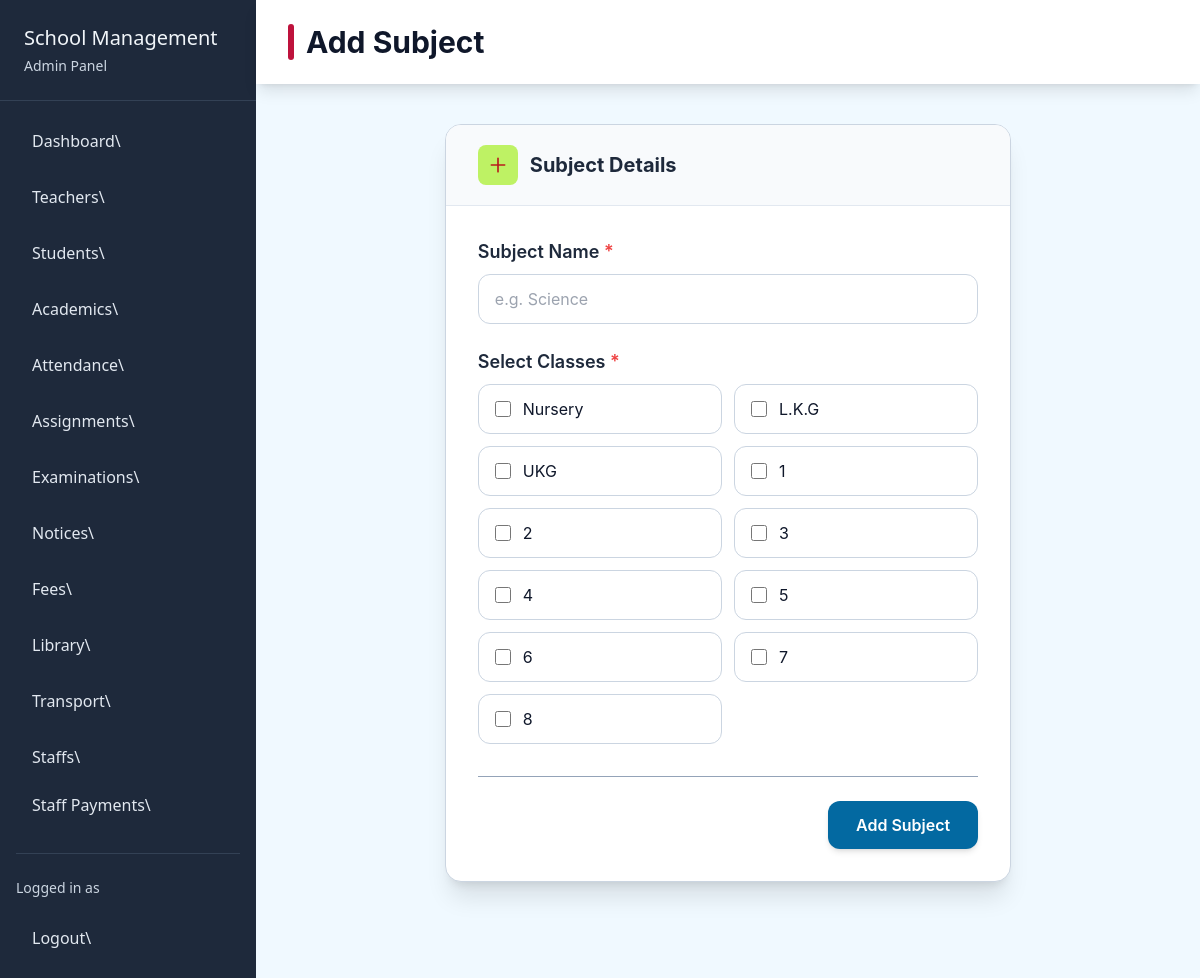
Screenshot of /academics/insert/subject/ with the database file from the repository.
### academics/models.py (models this page shows, shortened)
class SchoolClass(models.Model):
    name = models.CharField(max_length=50)

### academics/views.py (the view)
# urls.py: path('insert/subject/', views.insert_subject, name="insert_subject"),
def insert_subject(req):
    data = {
        "schoolclasses" : SchoolClass.objects.all(),
    }
    if req.method == "POST":
        subject = Subject()
        subject.name = req.POST.get('name')
        subject.save()
        subject.schoolclasses.set(req.POST.getlist('schoolclasses'))
        return redirect(manage_classes)
    return render(req, "academics/insert_subject.html", data)

### academics/templates/academics/insert_subject.html (shortened to what this page needs)
{% extends 'school_admin/base.html' %}
{% block content %}
<div class="flex-1 bg-sky-50 font-['Inter'] min-h-screen">
    <div class="bg-white px-4 sm:px-6 lg:px-8 py-5 sm:py-6 shadow-lg mb-6 sm:mb-10">
        <div class="flex items-center gap-3">
            <div class="w-1.5 h-9 bg-rose-700 rounded-full"></div>
            <h1 class="text-xl sm:text-2xl lg:text-3xl font-bold text-slate-900">Add Subject</h1>
        </div>
    </div>
    <div class="px-4 sm:px-8 md:px-16 lg:px-[20%] xl:px-[30%] pb-10">
        <div class="bg-white rounded-2xl border border-slate-300 shadow-xl overflow-hidden">
            <div class="px-5 sm:px-6 md:px-8 py-5 border-b border-slate-200 bg-slate-50">
                <div class="flex items-center gap-3">
                    <div class="w-10 h-10 rounded-lg bg-lime-300 text-red-700 flex items-center justify-center">
                        <svg xmlns="http://www.w3.org/2000/svg" class="w-5 h-5" fill="none" viewBox="0 0 24 24" stroke="currentColor" stroke-width="2">
                            <path stroke-linecap="round" stroke-linejoin="round" d="M12 4v16m8-8H4" />
                        </svg>
                    </div>
                    <h2 class="text-lg sm:text-xl font-bold text-slate-800">Subject Details</h2>
                </div>
            </div>
            <div class="p-5 sm:p-6 md:p-8">
                <form method="POST">
                    <div class="mb-6">
                        <label for="name" class="block text-base sm:text-lg font-semibold text-slate-800 mb-2">
                            Subject Name <span class="text-red-500">*</span>
                        </label>
                        <input type="text" id="name" name="name" placeholder="e.g. Science" required class="w-full border border-slate-300 rounded-xl px-3 sm:px-4 py-3 text-sm sm:text-base focus:outline-none focus:border-sky-600 focus:ring-2 focus:ring-sky-100 transition duration-200">
                    </div>
                    <div>
                        <label class="block text-base sm:text-lg font-semibold text-slate-800 mb-2">
                            Select Classes <span class="text-red-500">*</span>
                        </label>
                        <div class="grid grid-cols-1 sm:grid-cols-2 gap-3">
                            {% for schoolclass in schoolclasses %}
                                <label class="flex items-center gap-3 border border-slate-300 rounded-xl px-4 py-3 cursor-pointer hover:bg-slate-50">
                                    <input type="checkbox" name="schoolclasses" value="{{ schoolclass.id }}" class="w-4 h-4">{{ schoolclass.name }}
                                </label>
                            {% endfor %}
                        </div>
                    </div>
                    <div class="mt-8 pt-6 border-t border-slate-400 flex flex-col sm:flex-row sm:justify-end gap-3">
                        <button type="submit" class="w-full sm:w-auto px-7 py-3 rounded-xl bg-sky-700 text-white text-md font-semibold shadow-md transition duration-200 hover:bg-blue-500 hover:shadow-xl">Add Subject</button>
                    </div>
                </form>
            </div>
        </div>
    </div>
</div>
{% endblock content %}

### rows the page displays
SchoolClass: name "Nursery"
SchoolClass: name "L.K.G"
SchoolClass: name "UKG"
SchoolClass: name "1"
SchoolClass: name "2"
SchoolClass: name "3"
SchoolClass: name "4"
SchoolClass: name "5"
SchoolClass: name "6"
SchoolClass: name "7"
SchoolClass: name "8"
